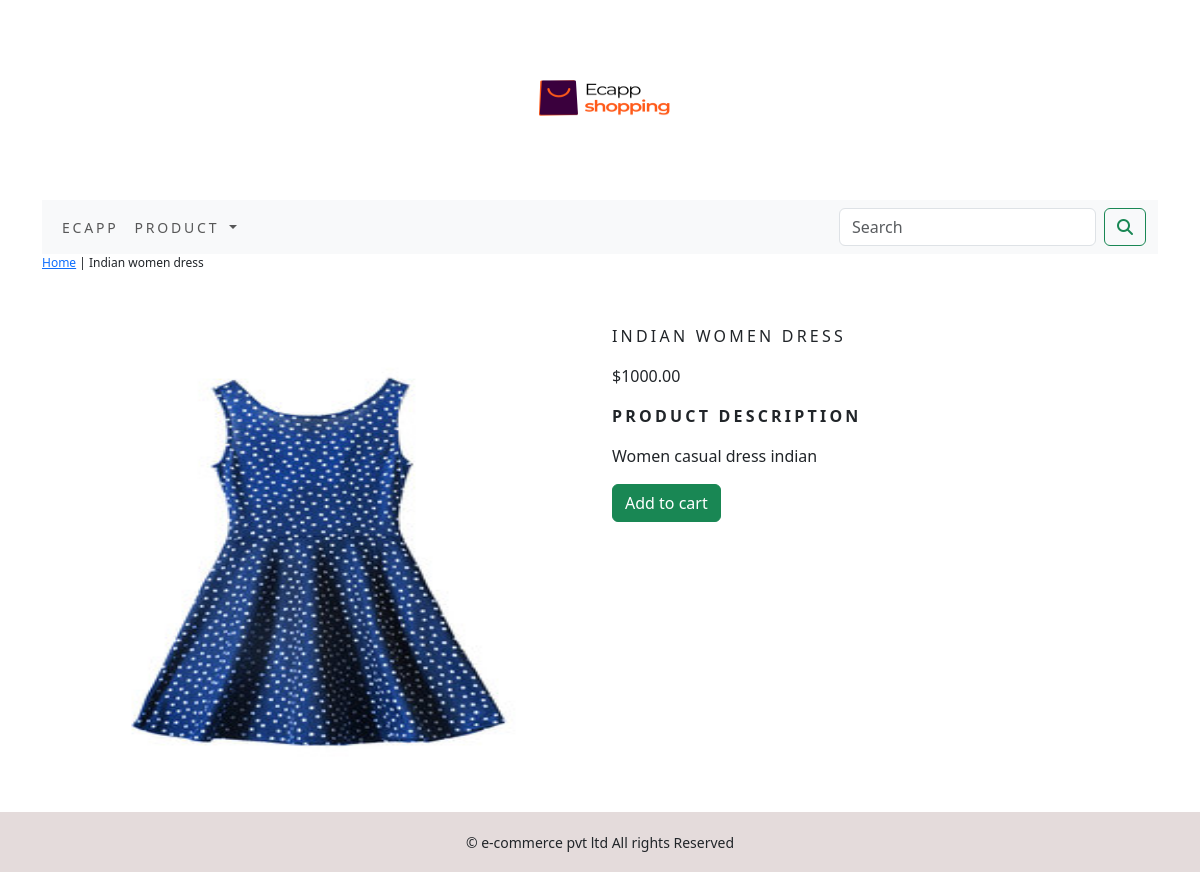
The page /ecapp/cotton-dress/indian-women-dress/ on the database its author committed.
### ecapp/models.py (models this page shows, shortened)
class Product(models.Model):
    name=models.CharField(max_length=250,unique=True)
    slug=models.SlugField(max_length=250,unique=True)
    description=models.TextField(blank=True)
    price=models.DecimalField(max_digits=10,decimal_places=2)
    category=models.ForeignKey(Category, on_delete=models.CASCADE)
    image = models.ImageField(upload_to='product', blank=True)
    stock=models.IntegerField()
    available=models.BooleanField(default=True)
    created=models.DateTimeField(auto_now_add=True)
    updated=models.DateTimeField(auto_now=True)
    def get_url(self):
        return reverse('ecapp:prodCatdetail', args=[self.category.slug,self.slug])
    class Meta:
        ordering=('name',)
        verbose_name='product'
        verbose_name_plural='products'

### ecapp/views.py (the view)
# urls.py: path('<slug:c_slug>/<slug:product_slug>/', views.proDetail, name='prodCatdetail'),
def proDetail(request,c_slug,product_slug):
    try:
        product=Product.objects.get(category__slug=c_slug, slug=product_slug)
    except Exception as e:
        raise e
    return render(request,'product.html',{'product':product})

### cart/context_processors.py (called while the page is built)
def counter(request):
    item_count=0
    if 'admin' in request.path:
        return {}
    else:
        try:
            cart=Cart.objects.filter(cart_id=_cart_id(request))
            cart_items=CartItem.objects.all().filter(cart=cart[:1])
            for cart_item in cart_items:
                item_count += cart_item.quantity
        except Cart.DoesNotExist:
            item_count=0
    return dict(item_count=item_count)

### cart/views.py (called while the page is built)
def _cart_id(request):
    cart=request.session.session_key
    if not cart:
        cart=request.session.create()
    return cart

### ecapp/context_processors.py (called while the page is built)
def menu_links(request):
    links = Product.objects.all()
    return dict(links=links)

### ecapp/models.py (called while the page is built)
    def get_url(self):
        return reverse('ecapp:products_by_category', args=[self.slug])

### templates/product.html (shortened to what this page needs)
{% extends 'base.html' %}
{% load static %}
{% block content %}
<div class="row my_prod_row_class">
    <div class="mx-auto">
        <p> <a href="{% url 'ecapp:allProdCat' %}"> Home</a> | <a href="{{product.category.get_url}}"></a> {{product.name}}</p>
    </div>
<div class="container">
<br>
<div class="row">
    <div class="col-12 col-sm-12 col-md-12 col-lg-6 text-center">
        <div style="min-width:18em">
            <img src="{{product.image.url}}" alt="{{product.name}}" width="500" height="500">
        </div>
    </div>
        <div class="col-12 col-sm-12 col-md-12 col-lg-6">
            <div>
            <h1 class="my_prod_title">{{product.name}}</h1>
            <p> ${{product.price}}</p>
            <p class="my_title"> <b>Product Description </b></p>
            <p class="text-justify my_prod_text"> {{product.description}}</p>
            {% if product.stock <= 0 %}
            <p class="text-justify my_prod_text"><b>Out of stock</b></p>
            {% else %}
            <a class="btn btn-success" href="{% url 'cart:add_cart' product.id %}"> Add to cart</a>
            {% endif %}
        </div>
    </div>
        </div>
  </div>
</div>
{% endblock %}

### static/css/custom.css (style rules this page uses)
body { font-family: 'Roboto', sans-serif; }
.my_title { font-size: 16px; text-transform: uppercase; letter-spacing: .2em; }
.my_prod_row_class .mx-auto { color=#000; font-size:12px; text-decoration:none; }
.my_prod_title { font-size:16px; text-transform: uppercase; letter-spacing: .2em; padding-top:15px; padding-bottom:10px; }
.my_prod_text { padding-right:20px; }
.btn-success { margin-bottom:15px; }

### rows shown on the page
Product: name "Indian women dress", image (picture), name "INDIAN WOMEN DRESS", price "1000.00", description "Women casual dress indian"
